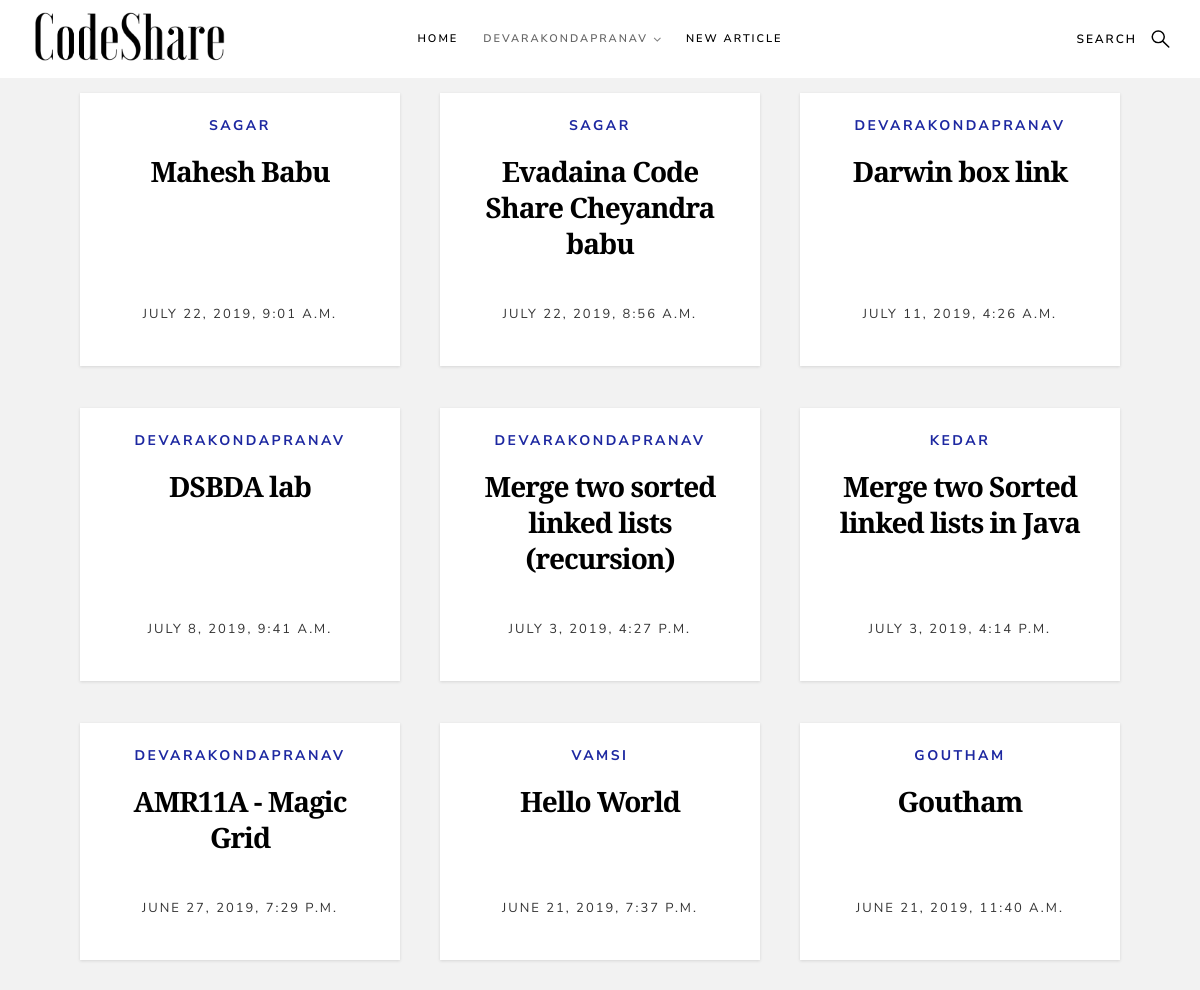
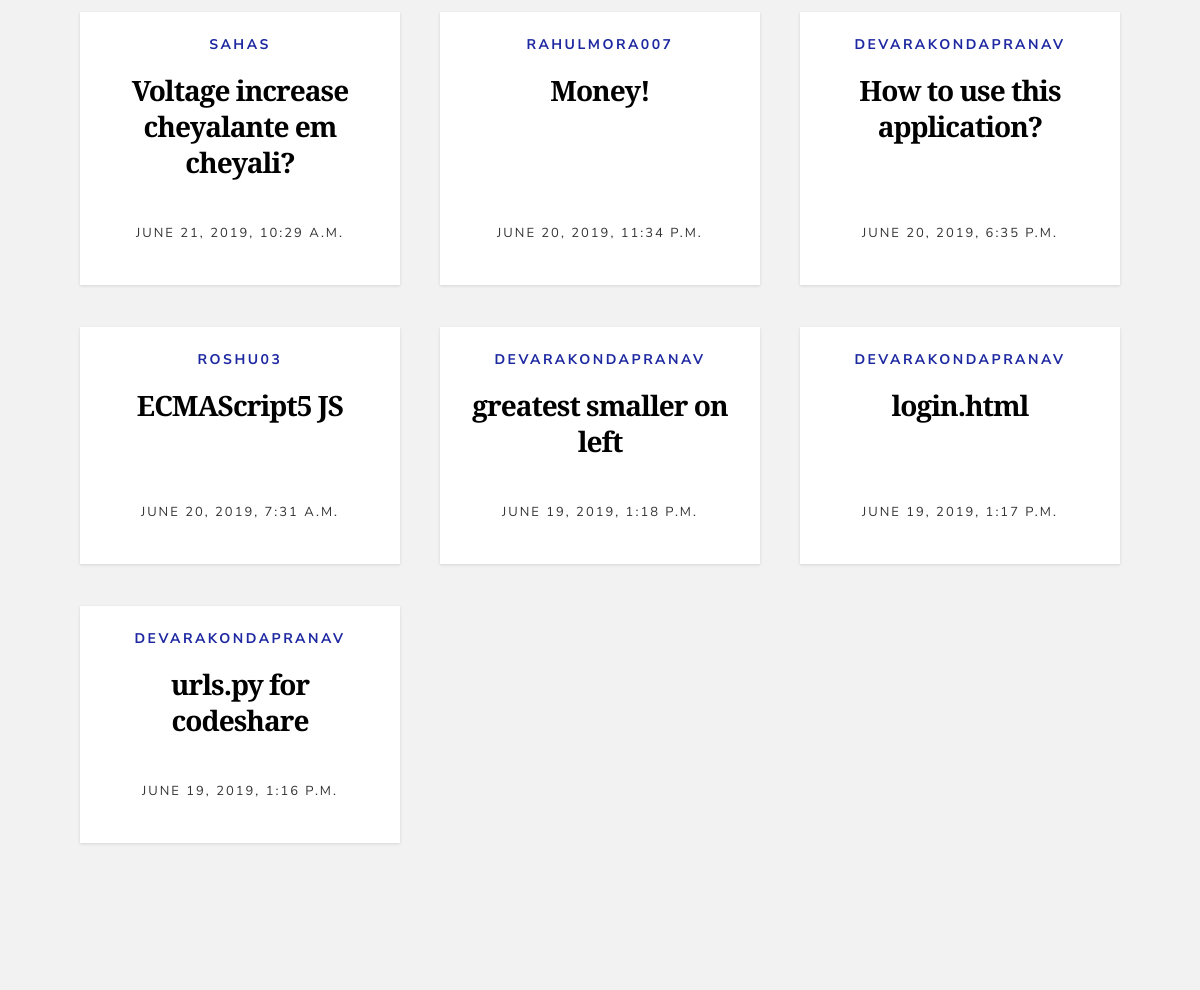
The app's page /snippets/ (signed in) with its own data (2 pictures, top to bottom).
### snippets/models.py (models this page shows, shortened)
class Code(models.Model):
	code_snippet = models.TextField()
	author = models.CharField(max_length = 200)
	pub_date = models.DateTimeField('date published')
	title = models.CharField(max_length = 100)

### snippets/views.py (the view)
# urls.py: 2. Add a URL to urlpatterns:  path('', views.home, name='home')
def home(request):
	a = Code.objects.order_by('-pub_date')[:16]
	context = {"codes_list": a}
	return render(request, 'snippets/home.html', context)

### snippets/templates/snippets/home.html (shortened to what this page needs)
{% extends "snippets/base1.html" %}
{% block content %}
	{% for x in codes_list %}
			<article class="col-block">
                    <div class="item-entry" data-aos="zoom-in">
                        <div class="item-entry__text">
                            <div class="item-entry__cat">
                                <a href="/snippets/profile/{{x.author}}">{{x.author}}</a>
                            </div>
                            <h1 class="item-entry__title"><a href="/snippets/{{x.id}}">{{x.title}}</a></h1>
                            <div class="item-entry__date">
                                <a >{{x.pub_date}}</a>
                            </div>
                        </div>
                    </div>
                </article>
	{% endfor %}
{% endblock %}

### snippets/templates/snippets/base1.html (shortened to what this page needs)
<!DOCTYPE html>
<html class="no-js" lang="en">
<head>
    {% load static %}
    <link rel="stylesheet" href="{% static 'snippets/css/base.css' %}">
    <link rel="stylesheet" href="{% static 'snippets/css/main.css' %}">
    <link rel="stylesheet" href="{% static 'snippets/lib/codemirror.css' %}">
    <link rel="stylesheet" href="{% static 'snippets/theme/monokai.css' %}">
</head>
<body id="top">
    <header class="s-header header">
        <div class="header__logo">
            <a class="logo" href="/snippets">
                <img src="{% static 'snippets/images/logo_cs.png' %}" alt="Homepage">
            </a>
        </div>
        <a class="header__search-trigger" href="#0"></a>
        <nav class="header__nav-wrap">
            <ul class="header__nav">
                <li class="current"><a href="/snippets" title="">Home</a></li>
                {% if user.is_authenticated %}
                <li class="has-children">
                    <a href="#0" title="">{{user.get_username}}</a>
                </li>
                {% else %}
                <li class="current"><a href="{% url 'login'%}?next={{request.path}}" title="">Login</a></li>
                <li class="current"><a href="/snippets/register" title="">Register</a></li>
                {% endif %}
                <li class="current"><a href="/snippets/newCodeSnippet" title="">New Article</a></li>
            </ul>
        </nav>
    </header>
    <br>
    <section class="s-content">
        <div class="row entries-wrap wide">
            <div class="entries" id="articles">
                {% block content %}
                {% endblock %}
            </div>
        </div>
    </section>
<div class="col-six">
                    <div class="s-footer__copyright">
                        <span>
</span>
                    </div>
                </div>
</body>
</html>

### records on screen
Code: author "SAGAR", title "Mahesh Babu", pub_date "JULY 22, 2019, 9:01 A.M."
Code: author "SAGAR", title "Evadaina Code Share Cheyandra babu", pub_date "JULY 22, 2019, 8:56 A.M."
Code: author "DEVARAKONDAPRANAV", title "Darwin box link", pub_date "JULY 11, 2019, 4:26 A.M."
Code: author "DEVARAKONDAPRANAV", title "DSBDA lab", pub_date "JULY 8, 2019, 9:41 A.M."
Code: author "DEVARAKONDAPRANAV", title "Merge two sorted linked lists (recursion)", pub_date "JULY 3, 2019, 4:27 P.M."
Code: author "KEDAR", title "Merge two Sorted linked lists in Java", pub_date "JULY 3, 2019, 4:14 P.M."
Code: author "DEVARAKONDAPRANAV", title "AMR11A - Magic Grid", pub_date "JUNE 27, 2019, 7:29 P.M."
Code: author "VAMSI", title "Hello World", pub_date "JUNE 21, 2019, 7:37 P.M."
Code: author "GOUTHAM", title "Goutham", pub_date "JUNE 21, 2019, 11:40 A.M."
Code: author "SAHAS", title "Voltage increase cheyalante em cheyali?", pub_date "JUNE 21, 2019, 10:29 A.M."
Code: author "RAHULMORA007", title "Money!", pub_date "JUNE 20, 2019, 11:34 P.M."
Code: author "DEVARAKONDAPRANAV", title "How to use this application?", pub_date "JUNE 20, 2019, 6:35 P.M."
Code: author "ROSHU03", title "ECMAScript5 JS", pub_date "JUNE 20, 2019, 7:31 A.M."
Code: author "DEVARAKONDAPRANAV", title "greatest smaller on left", pub_date "JUNE 19, 2019, 1:18 P.M."
Code: author "DEVARAKONDAPRANAV", title "login.html", pub_date "JUNE 19, 2019, 1:17 P.M."
Code: author "DEVARAKONDAPRANAV", title "urls.py for codeshare", pub_date "JUNE 19, 2019, 1:16 P.M."

### other values on screen
{{ user.get_username }} "DEVARAKONDAPRANAV"
